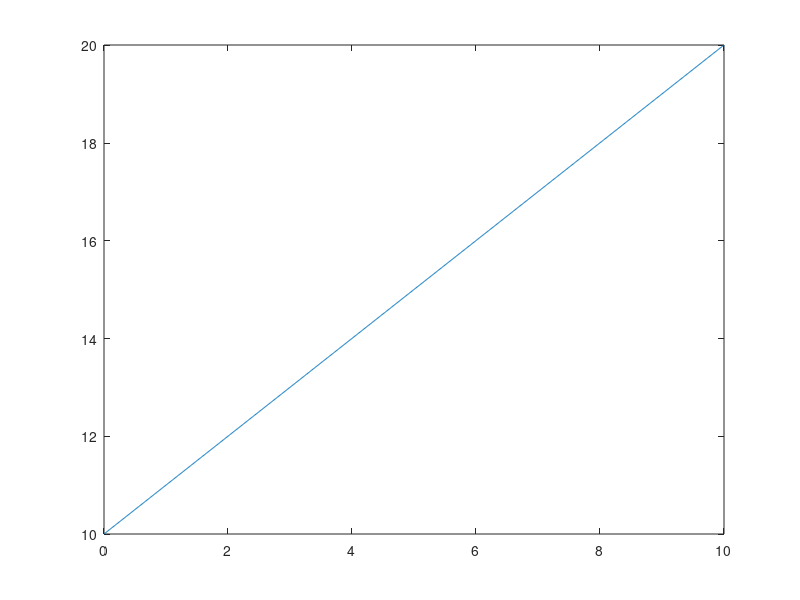

The MATLAB source for this figure:
%%% H2Ochange.m
%% Numerical simulation of change of H2O amount in a volume
%% (base SI units used throughout)
clearvars; % Make sure all values are new
cols = get(0, 'DefaultAxesColorOrder'); % colours

%% Initial values
N = 10; % initial amount of H2O (mol)
t = 0; % initial time

%% Constant values
J = -2; % flux of H2O (mol/s)
A = 3; % supply of H2O (mol/s)

tfinal = 10; % final time
dt = 0.01; % time step

%% Save the values at each step
i = 1;
NSave(i) = N;
tSave(i) = t;

%% Numerical time integration: loop
while t < tfinal
  N = N + J * dt + A * dt; % update amount of H2O
  t = t + dt; % update time

  i = i + 1;
  NSave(i) = N;
  tSave(i) = t;
end

%% Plot change in time
plot(tSave, NSave, 'Color', cols(1,:)); axis('tight');
